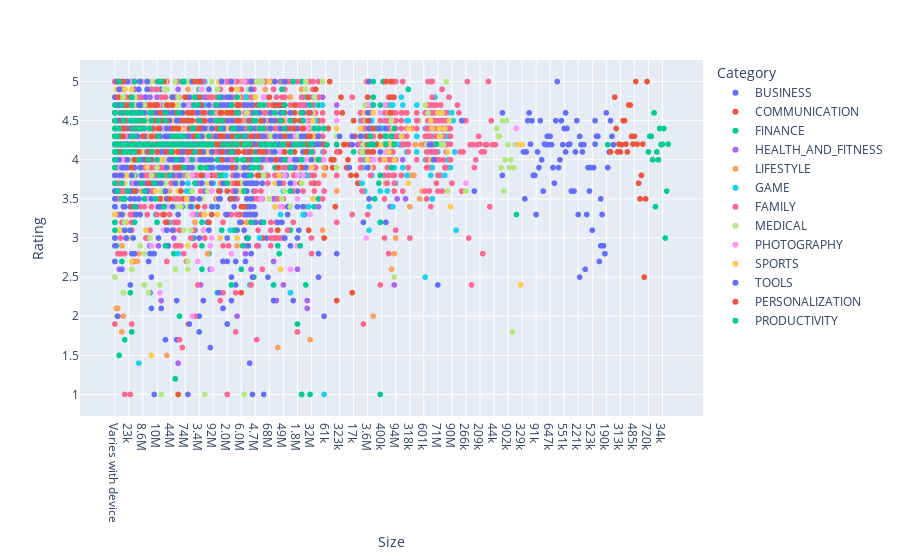
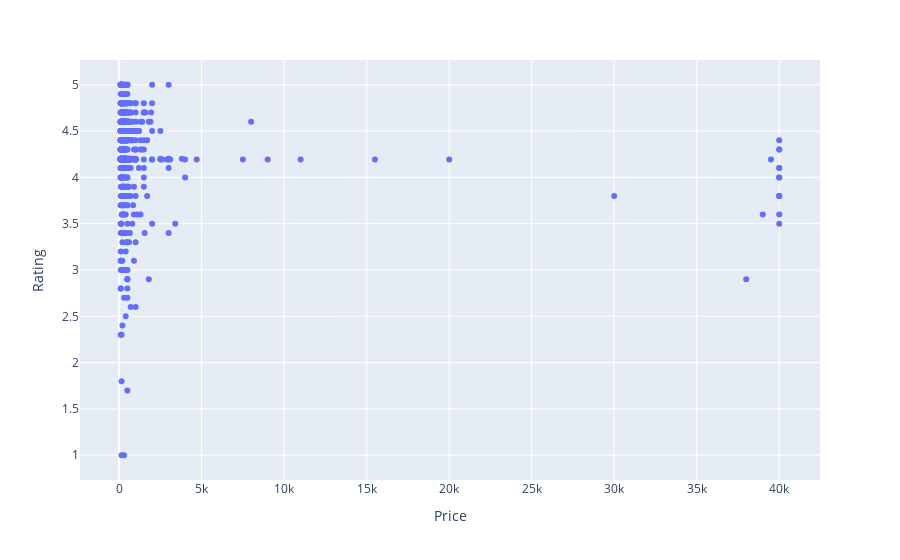

Here is the notebook cell these charts were saved with, in order:
### Markdown cell above
# 6. Size and price of an app
Let's now examine app size and app price. For size, if the mobile app is too large, it may be difficult and/or expensive for users to download. Lengthy download times could turn users off before they even experience your mobile app. Plus, each user's device has a finite amount of disk space. For price, some users expect their apps to be free or inexpensive. These problems compound if the developing world is part of your target market; especially due to internet speeds, earning power and exchange rates.

How can we effectively come up with strategies to size and price our app?

- Does the size of an app affect its rating?
- Do users really care about system-heavy apps or do they prefer light-weighted apps?
- Does the price of an app affect its rating?
- Do users always prefer free apps over paid apps?

### Code cell
# Subset for categories with at least 250 apps
large_categories = df_google.groupby("Category").filter(lambda x: len(x) >= 250)

# Select apps whose 'Type' is 'Paid'
paid_apps = df_google[df_google["Type"] == "Paid"]

# Plot size vs. rating
fig1 = px.scatter(large_categories, x="Size", y="Rating", color="Category")
fig1.show()

# Plot price vs. rating
fig2 = px.scatter(paid_apps, x="Price", y="Rating")
fig2.show()

### Figure 1 — Plotly figure (JSON) as saved in the notebook; plotly's stock layout.template omitted (floating-point values rounded to 4 significant figures; data arrays with more than 128 entries replaced by an {"elided": "..."} marker saying what was removed)
{"data": [{"hovertemplate": "Category=BUSINESS<br>Size=%{x}<br>Rating=%{y}<extra></extra>", "legendgroup": "BUSINESS", "marker": {"color": "#636efa", "symbol": "circle"}, "mode": "markers", "name": "BUSINESS", "showlegend": true, "type": "scattergl", "x": {"elided": "408 str values"}, "xaxis": "x", "y": {"elided": "408 float values"}, "yaxis": "y"}, {"hovertemplate": "Category=COMMUNICATION<br>Size=%{x}<br>Rating=%{y}<extra></extra>", "legendgroup": "COMMUNICATION", "marker": {"color": "#EF553B", "symbol": "circle"}, "mode": "markers", "name": "COMMUNICATION", "showlegend": true, "type": "scattergl", "x": {"elided": "298 str values"}, "xaxis": "x", "y": {"elided": "298 float values"}, "yaxis": "y"}, {"hovertemplate": "Category=FINANCE<br>Size=%{x}<br>Rating=%{y}<extra></extra>", "legendgroup": "FINANCE", "marker": {"color": "#00cc96", "symbol": "circle"}, "mode": "markers", "name": "FINANCE", "showlegend": true, "type": "scattergl", "x": {"elided": "331 str values"}, "xaxis": "x", "y": {"elided": "331 float values"}, "yaxis": "y"}, {"hovertemplate": "Category=HEALTH_AND_FITNESS<br>Size=%{x}<br>Rating=%{y}<extra></extra>", "legendgroup": "HEALTH_AND_FITNESS", "marker": {"color": "#ab63fa", "symbol": "circle"}, "mode": "markers", "name": "HEALTH_AND_FITNESS", "showlegend": true, "type": "scattergl", "x": {"elided": "280 str values"}, "xaxis": "x", "y": {"elided": "280 float values"}, "yaxis": "y"}, {"hovertemplate": "Category=LIFESTYLE<br>Size=%{x}<br>Rating=%{y}<extra></extra>", "legendgroup": "LIFESTYLE", "marker": {"color": "#FFA15A", "symbol": "circle"}, "mode": "markers", "name": "LIFESTYLE", "showlegend": true, "type": "scattergl", "x": {"elided": "345 str values"}, "xaxis": "x", "y": {"elided": "345 float values"}, "yaxis": "y"}, {"hovertemplate": "Category=GAME<br>Size=%{x}<br>Rating=%{y}<extra></extra>", "legendgroup": "GAME", "marker": {"color": "#19d3f3", "symbol": "circle"}, "mode": "markers", "name": "GAME", "showlegend": true, "type": "scattergl", "x": {"elided": "901 str values"}, "xaxis": "x", "y": {"elided": "901 float values"}, "yaxis": "y"}, {"hovertemplate": "Category=FAMILY<br>Size=%{x}<br>Rating=%{y}<extra></extra>", "legendgroup": "FAMILY", "marker": {"color": "#FF6692", "symbol": "circle"}, "mode": "markers", "name": "FAMILY", "showlegend": true, "type": "scattergl", "x": {"elided": "1787 str values"}, "xaxis": "x", "y": {"elided": "1787 float values"}, "yaxis": "y"}, {"hovertemplate": "Category=MEDICAL<br>Size=%{x}<br>Rating=%{y}<extra></extra>", "legendgroup": "MEDICAL", "marker": {"color": "#B6E880", "symbol": "circle"}, "mode": "markers", "name": "MEDICAL", "showlegend": true, "type": "scattergl", "x": {"elided": "389 str values"}, "xaxis": "x", "y": {"elided": "389 float values"}, "yaxis": "y"}, {"hovertemplate": "Category=PHOTOGRAPHY<br>Size=%{x}<br>Rating=%{y}<extra></extra>", "legendgroup": "PHOTOGRAPHY", "marker": {"color": "#FF97FF", "symbol": "circle"}, "mode": "markers", "name": "PHOTOGRAPHY", "showlegend": true, "type": "scattergl", "x": {"elided": "271 str values"}, "xaxis": "x", "y": {"elided": "271 float values"}, "yaxis": "y"}, {"hovertemplate": "Category=SPORTS<br>Size=%{x}<br>Rating=%{y}<extra></extra>", "legendgroup": "SPORTS", "marker": {"color": "#FECB52", "symbol": "circle"}, "mode": "markers", "name": "SPORTS", "showlegend": true, "type": "scattergl", "x": {"elided": "300 str values"}, "xaxis": "x", "y": {"elided": "300 float values"}, "yaxis": "y"}, {"hovertemplate": "Category=TOOLS<br>Size=%{x}<br>Rating=%{y}<extra></extra>", "legendgroup": "TOOLS", "marker": {"color": "#636efa", "symbol": "circle"}, "mode": "markers", "name": "TOOLS", "showlegend": true, "type": "scattergl", "x": {"elided": "796 str values"}, "xaxis": "x", "y": {"elided": "796 float values"}, "yaxis": "y"}, {"hovertemplate": "Category=PERSONALIZATION<br>Size=%{x}<br>Rating=%{y}<extra></extra>", "legendgroup": "PERSONALIZATION", "marker": {"color": "#EF553B", "symbol": "circle"}, "mode": "markers", "name": "PERSONALIZATION", "showlegend": true, "type": "scattergl", "x": {"elided": "353 str values"}, "xaxis": "x", "y": {"elided": "353 float values"}, "yaxis": "y"}, {"hovertemplate": "Category=PRODUCTIVITY<br>Size=%{x}<br>Rating=%{y}<extra></extra>", "legendgroup": "PRODUCTIVITY", "marker": {"color": "#00cc96", "symbol": "circle"}, "mode": "markers", "name": "PRODUCTIVITY", "showlegend": true, "type": "scattergl", "x": {"elided": "359 str values"}, "xaxis": "x", "y": {"elided": "359 float values"}, "yaxis": "y"}], "layout": {"legend": {"title": {"text": "Category"}, "tracegroupgap": 0}, "margin": {"t": 60}, "xaxis": {"anchor": "y", "autorange": true, "domain": [0, 1], "range": [-24.83, 418.8], "title": {"text": "Size"}, "type": "category"}, "yaxis": {"anchor": "x", "autorange": true, "domain": [0, 1], "range": [0.6442, 5.356], "title": {"text": "Rating"}, "type": "linear"}}}

### Figure 2 — Plotly figure (JSON) as saved in the notebook; plotly's stock layout.template omitted (floating-point values rounded to 4 significant figures; data arrays with more than 128 entries replaced by an {"elided": "..."} marker saying what was removed)
{"data": [{"hovertemplate": "Price=%{x}<br>Rating=%{y}<extra></extra>", "legendgroup": "", "marker": {"color": "#636efa", "symbol": "circle"}, "mode": "markers", "name": "", "orientation": "v", "showlegend": false, "type": "scatter", "x": {"elided": "713 int values"}, "xaxis": "x", "y": {"elided": "713 float values"}, "yaxis": "y"}], "layout": {"legend": {"tracegroupgap": 0}, "margin": {"t": 60}, "xaxis": {"anchor": "y", "autorange": true, "domain": [0, 1], "range": [-2364.0, 42460.0], "title": {"text": "Price"}, "type": "linear"}, "yaxis": {"anchor": "x", "autorange": true, "domain": [0, 1], "range": [0.6903, 5.31], "title": {"text": "Rating"}, "type": "linear"}}}
